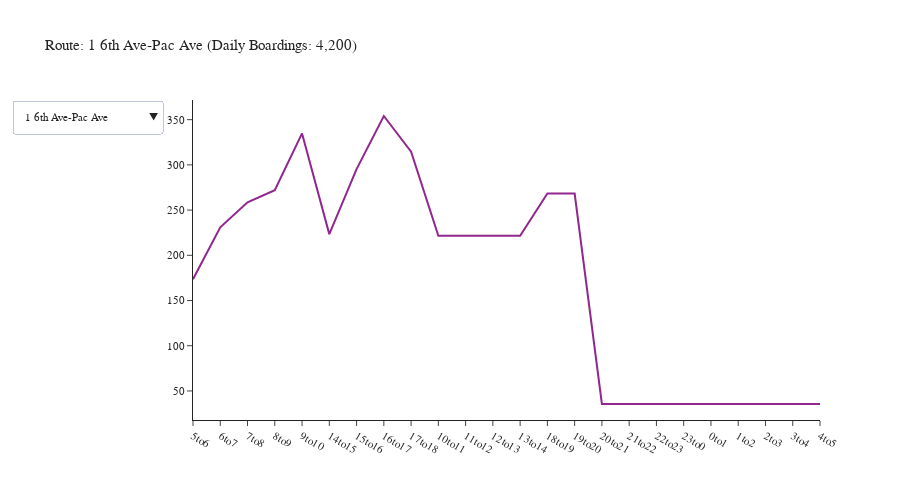

Source (notebook cell):
### Code cell
agency = 'Pierce Transit'
df = df_transit_line[df_transit_line['agency'] == agency]
df = df.groupby(['tod', 'description']).agg({'boardings': 'sum'}).reset_index()
fig = create_tod_chart(df)
fig.show()

### Figure 1 — Plotly figure (JSON) as saved in the notebook; plotly's stock layout.template omitted (floating-point values rounded to 4 significant figures)
{"data": [{"mode": "lines", "name": "1 6th Ave-Pac Ave", "type": "scatter", "visible": true, "x": ["5to6", "6to7", "7to8", "8to9", "9to10", "14to15", "15to16", "16to17", "17to18", "10to11", "11to12", "12to13", "13to14", "18to19", "19to20", "20to21", "21to22", "22to23", "23to0", "0to1", "1to2", "2to3", "3to4", "4to5"], "y": [173.5, 231.0, 258.6, 272.0, 334.8, 223.4, 295.3, 354.1, 314.7, 221.6, 221.6, 221.6, 221.6, 268.3, 268.3, 35.55, 35.55, 35.55, 35.55, 35.55, 35.55, 35.55, 35.55, 35.55]}, {"mode": "lines", "name": "10 Pearl Street", "type": "scatter", "visible": false, "x": ["5to6", "6to7", "7to8", "8to9", "9to10", "14to15", "15to16", "16to17", "17to18", "10to11", "11to12", "12to13", "13to14", "18to19", "19to20", "20to21", "21to22", "22to23", "23to0", "0to1", "1to2", "2to3", "3to4", "4to5"], "y": [11.6, 39.94, 55.59, 68.97, 70.8, 61.45, 76.62, 63.83, 52.39, 58.24, 58.24, 58.24, 58.24, 32.1, 32.1, 3.734, 3.734, 3.734, 3.734, 3.734, 3.734, 3.734, 3.734, 3.734]}, {"mode": "lines", "name": "100 Gig Harbor", "type": "scatter", "visible": false, "x": ["6to7", "7to8", "8to9", "9to10", "14to15", "15to16", "16to17", "17to18", "10to11", "11to12", "12to13", "13to14", "18to19", "19to20"], "y": [23.11, 38.43, 31.82, 28.36, 30.26, 26.55, 25.62, 28.89, 26.72, 26.72, 26.72, 26.72, 19.83, 19.83]}, {"mode": "lines", "name": "11 Pt Defiance", "type": "scatter", "visible": false, "x": ["5to6", "6to7", "7to8", "8to9", "9to10", "14to15", "15to16", "16to17", "17to18", "10to11", "11to12", "12to13", "13to14", "18to19", "19to20", "20to21", "21to22", "22to23", "23to0", "0to1", "1to2", "2to3", "3to4", "4to5"], "y": [16.51, 45.05, 98.86, 52.75, 35.43, 91.16, 105.8, 45.65, 54.82, 38.72, 38.72, 38.72, 38.72, 45.69, 45.69, 0.3841, 0.3841, 0.3841, 0.3841, 0.3841, 0.3841, 0.3841, 0.3841, 0.3841]}, {"mode": "lines", "name": "16 North End", "type": "scatter", "visible": false, "x": ["5to6", "6to7", "7to8", "8to9", "9to10", "14to15", "15to16", "16to17", "17to18", "10to11", "11to12", "12to13", "13to14", "18to19", "19to20", "20to21", "21to22", "22to23", "23to0", "0to1", "1to2", "2to3", "3to4", "4to5"], "y": [8.641, 90.93, 46.38, 58.68, 42.88, 100.3, 67.69, 57.98, 79.44, 51.93, 51.93, 51.93, 51.93, 54.06, 54.06, 4.027, 4.027, 4.027, 4.027, 4.027, 4.027, 4.027, 4.027, 4.027]}, {"mode": "lines", "name": "2 S 19th-Bridgeport", "type": "scatter", "visible": false, "x": ["5to6", "6to7", "7to8", "8to9", "9to10", "14to15", "15to16", "16to17", "17to18", "10to11", "11to12", "12to13", "13to14", "18to19", "19to20", "20to21", "21to22", "22to23", "23to0", "0to1", "1to2", "2to3", "3to4", "4to5"], "y": [12.39, 165.7, 189.4, 234.0, 160.2, 173.9, 241.5, 194.9, 223.7, 167.4, 167.4, 167.4, 167.4, 187.1, 187.1, 36.26, 36.26, 36.26, 36.26, 36.26, 36.26, 36.26, 36.26, 36.26]}, {"mode": "lines", "name": "202 S 72nd Street", "type": "scatter", "visible": false, "x": ["6to7", "7to8", "8to9", "9to10", "14to15", "15to16", "16to17", "17to18", "10to11", "11to12", "12to13", "13to14", "18to19", "19to20", "20to21", "21to22", "22to23", "23to0", "0to1", "1to2", "2to3", "3to4", "4to5"], "y": [27.32, 39.31, 46.9, 48.27, 49.63, 41.41, 54.11, 55.69, 52.82, 52.82, 52.82, 52.82, 17.99, 17.99, 2.301, 2.301, 2.301, 2.301, 2.301, 2.301, 2.301, 2.301, 2.301]}, {"mode": "lines", "name": "206 PacHwy-Till_Madg", "type": "scatter", "visible": false, "x": ["5to6", "6to7", "7to8", "8to9", "9to10", "14to15", "15to16", "16to17", "17to18", "10to11", "11to12", "12to13", "13to14", "18to19", "19to20", "20to21", "21to22", "22to23", "23to0", "0to1", "1to2", "2to3", "3to4", "4to5"], "y": [10.8, 36.32, 34.01, 30.93, 47.83, 29.72, 50.86, 31.85, 40.27, 38.75, 38.75, 38.75, 38.75, 35.98, 35.98, 2.371, 2.371, 2.371, 2.371, 2.371, 2.371, 2.371, 2.371, 2.371]}, {"mode": "lines", "name": "212 Steilacoom", "type": "scatter", "visible": false, "x": ["5to6", "6to7", "7to8", "8to9", "9to10", "14to15", "15to16", "16to17", "17to18", "10to11", "11to12", "12to13", "13to14", "18to19", "19to20", "20to21", "21to22", "22to23", "23to0", "0to1", "1to2", "2to3", "3to4", "4to5"], "y": [2.792, 18.68, 32.75, 35.55, 40.58, 53.37, 41.65, 53.86, 46.01, 40.91, 40.91, 40.91, 40.91, 26.9, 26.9, 2.063, 2.063, 2.063, 2.063, 2.063, 2.063, 2.063, 2.063, 2.063]}, {"mode": "lines", "name": "214 Washington", "type": "scatter", "visible": false, "x": ["5to6", "6to7", "7to8", "8to9", "9to10", "14to15", "15to16", "16to17", "17to18", "10to11", "11to12", "12to13", "13to14", "18to19", "19to20", "20to21", "21to22", "22to23", "23to0", "0to1", "1to2", "2to3", "3to4", "4to5"], "y": [12.61, 36.41, 49.67, 38.11, 46.08, 35.83, 47.2, 28.05, 45.33, 40.91, 40.91, 40.91, 40.91, 20.85, 20.85, 2.843, 2.843, 2.843, 2.843, 2.843, 2.843, 2.843, 2.843, 2.843]}, {"mode": "lines", "name": "28 S 12th St", "type": "scatter", "visible": false, "x": ["6to7", "7to8", "8to9", "9to10", "14to15", "15to16", "16to17", "17to18", "10to11", "11to12", "12to13", "13to14", "18to19", "19to20", "20to21", "21to22", "22to23", "23to0", "0to1", "1to2", "2to3", "3to4", "4to5"], "y": [6.258, 36.7, 37.76, 34.91, 23.03, 38.31, 38.73, 44.15, 37.25, 37.25, 37.25, 37.25, 7.229, 7.229, 2.319, 2.319, 2.319, 2.319, 2.319, 2.319, 2.319, 2.319, 2.319]}, {"mode": "lines", "name": "3 Lakewood-Tacoma", "type": "scatter", "visible": false, "x": ["5to6", "6to7", "7to8", "8to9", "9to10", "14to15", "15to16", "16to17", "17to18", "10to11", "11to12", "12to13", "13to14", "18to19", "19to20", "20to21", "21to22", "22to23", "23to0", "0to1", "1to2", "2to3", "3to4", "4to5"], "y": [84.64, 142.9, 134.9, 145.7, 144.9, 152.2, 139.9, 126.3, 158.2, 139.6, 139.6, 139.6, 139.6, 195.0, 195.0, 9.455, 9.455, 9.455, 9.455, 9.455, 9.455, 9.455, 9.455, 9.455]}, {"mode": "lines", "name": "4 Lakewd-South Hill", "type": "scatter", "visible": false, "x": ["5to6", "6to7", "7to8", "8to9", "9to10", "14to15", "15to16", "16to17", "17to18", "10to11", "11to12", "12to13", "13to14", "18to19", "19to20", "20to21", "21to22", "22to23", "23to0", "0to1", "1to2", "2to3", "3to4", "4to5"], "y": [38.62, 112.4, 134.6, 134.8, 114.9, 113.0, 129.5, 143.4, 129.0, 114.2, 114.2, 114.2, 114.2, 119.5, 119.5, 2.996, 2.996, 2.996, 2.996, 2.996, 2.996, 2.996, 2.996, 2.996]}, {"mode": "lines", "name": "400 Puyllp-Tacoma", "type": "scatter", "visible": false, "x": ["5to6", "6to7", "7to8", "8to9", "9to10", "14to15", "15to16", "16to17", "17to18", "10to11", "11to12", "12to13", "13to14", "18to19", "19to20", "20to21", "21to22", "22to23", "23to0", "0to1", "1to2", "2to3", "3to4", "4to5"], "y": [69.61, 123.0, 203.1, 152.5, 86.63, 124.1, 160.6, 143.0, 126.4, 68.21, 68.21, 68.21, 68.21, 115.2, 115.2, 4.895, 4.895, 4.895, 4.895, 4.895, 4.895, 4.895, 4.895, 4.895]}, {"mode": "lines", "name": "402 Meridian", "type": "scatter", "visible": false, "x": ["5to6", "6to7", "7to8", "8to9", "9to10", "14to15", "15to16", "16to17", "17to18", "10to11", "11to12", "12to13", "13to14", "18to19", "19to20"], "y": [77.06, 174.8, 122.1, 109.3, 108.5, 83.13, 72.45, 90.0, 112.8, 102.8, 102.8, 102.8, 102.8, 67.74, 67.74]}, {"mode": "lines", "name": "409 Puyallup-S 72nd", "type": "scatter", "visible": false, "x": ["9to10", "14to15", "15to16", "16to17", "17to18", "10to11", "11to12", "12to13", "13to14"], "y": [34.65, 26.79, 20.89, 19.34, 22.7, 28.12, 28.12, 28.12, 28.12]}, {"mode": "lines", "name": "41 S 56th St-Salish", "type": "scatter", "visible": false, "x": ["5to6", "6to7", "7to8", "8to9", "9to10", "14to15", "15to16", "16to17", "17to18", "10to11", "11to12", "12to13", "13to14", "18to19", "19to20", "20to21", "21to22", "22to23", "23to0", "0to1", "1to2", "2to3", "3to4", "4to5"], "y": [51.91, 69.13, 100.6, 80.6, 84.49, 81.19, 103.8, 117.7, 104.1, 78.97, 78.97, 78.97, 78.97, 45.91, 45.91, 6.541, 6.541, 6.541, 6.541, 6.541, 6.541, 6.541, 6.541, 6.541]}, {"mode": "lines", "name": "42 McKinley Ave", "type": "scatter", "visible": false, "x": ["5to6", "6to7", "7to8", "8to9", "9to10", "14to15", "15to16", "16to17", "17to18", "10to11", "11to12", "12to13", "13to14", "18to19", "19to20", "20to21", "21to22", "22to23", "23to0", "0to1", "1to2", "2to3", "3to4", "4to5"], "y": [8.073, 53.53, 61.9, 46.63, 32.83, 40.78, 58.82, 62.07, 67.87, 41.93, 41.93, 41.93, 41.93, 28.77, 28.77, 3.963, 3.963, 3.963, 3.963, 3.963, 3.963, 3.963, 3.963, 3.963]}, {"mode": "lines", "name": "425 Puyallup Cnectr", "type": "scatter", "visible": false, "x": ["14to15", "15to16", "16to17", "10to11", "11to12", "12to13", "13to14"], "y": [13.44, 22.28, 31.86, 18.32, 18.32, 18.32, 18.32]}, {"mode": "lines", "name": "45 Yakima", "type": "scatter", "visible": false, "x": ["5to6", "6to7", "7to8", "8to9", "9to10", "14to15", "15to16", "16to17", "17to18", "10to11", "11to12", "12to13", "13to14", "18to19", "19to20", "20to21", "21to22", "22to23", "23to0", "0to1", "1to2", "2to3", "3to4", "4to5"], "y": [25.15, 54.06, 72.88, 64.01, 57.1, 56.94, 77.13, 78.03, 59.25, 66.35, 66.35, 66.35, 66.35, 28.49, 28.49, 2.061, 2.061, 2.061, 2.061, 2.061, 2.061, 2.061, 2.061, 2.061]}, {"mode": "lines", "name": "48 Sheridan-M St", "type": "scatter", "visible": false, "x": ["5to6", "6to7", "7to8", "8to9", "9to10", "14to15", "15to16", "16to17", "17to18", "10to11", "11to12", "12to13", "13to14", "18to19", "19to20", "20to21", "21to22", "22to23", "23to0", "0to1", "1to2", "2to3", "3to4", "4to5"], "y": [37.22, 72.99, 120.9, 109.6, 117.4, 97.27, 125.3, 91.24, 116.2, 100.3, 100.3, 100.3, 100.3, 100.2, 100.2, 1.519, 1.519, 1.519, 1.519, 1.519, 1.519, 1.519, 1.519, 1.519]}, {"mode": "lines", "name": "500 Federal Way", "type": "scatter", "visible": false, "x": ["5to6", "6to7", "7to8", "8to9", "9to10", "14to15", "15to16", "16to17", "17to18", "10to11", "11to12", "12to13", "13to14", "18to19", "19to20", "20to21", "21to22", "22to23", "23to0", "0to1", "1to2", "2to3", "3to4", "4to5"], "y": [42.21, 61.06, 84.01, 69.53, 60.16, 68.64, 80.91, 68.57, 77.17, 72.91, 72.91, 72.91, 72.91, 63.06, 63.06, 22.53, 22.53, 22.53, 22.53, 22.53, 22.53, 22.53, 22.53, 22.53]}, {"mode": "lines", "name": "501 Miltn-Fed Way", "type": "scatter", "visible": false, "x": ["5to6", "6to7", "7to8", "8to9", "9to10", "14to15", "15to16", "16to17", "17to18", "10to11", "11to12", "12to13", "13to14", "18to19", "19to20"], "y": [45.01, 74.04, 100.1, 82.25, 79.15, 84.6, 89.54, 90.69, 112.5, 84.51, 84.51, 84.51, 84.51, 78.82, 78.82]}, {"mode": "lines", "name": "52 Fircrest-TCC", "type": "scatter", "visible": false, "x": ["5to6", "6to7", "7to8", "8to9", "9to10", "14to15", "15to16", "16to17", "17to18", "10to11", "11to12", "12to13", "13to14", "18to19", "19to20", "20to21", "21to22", "22to23", "23to0", "0to1", "1to2", "2to3", "3to4", "4to5"], "y": [1.656, 31.67, 43.58, 36.22, 43.75, 40.27, 49.82, 53.52, 43.48, 43.72, 43.72, 43.72, 43.72, 18.56, 18.56, 2.306, 2.306, 2.306, 2.306, 2.306, 2.306, 2.306, 2.306, 2.306]}, {"mode": "lines", "name": "53 University Plc", "type": "scatter", "visible": false, "x": ["5to6", "6to7", "7to8", "8to9", "9to10", "14to15", "15to16", "16to17", "17to18", "10to11", "11to12", "12to13", "13to14", "18to19", "19to20", "20to21", "21to22", "22to23", "23to0", "0to1", "1to2", "2to3", "3to4", "4to5"], "y": [19.43, 87.06, 90.39, 83.27, 81.49, 79.39, 103.3, 99.93, 101.2, 84.35, 84.35, 84.35, 84.35, 29.08, 29.08, 5.578, 5.578, 5.578, 5.578, 5.578, 5.578, 5.578, 5.578, 5.578]}, {"mode": "lines", "name": "54 S 38th St-Port Av", "type": "scatter", "visible": false, "x": ["5to6", "6to7", "7to8", "8to9", "9to10", "14to15", "15to16", "16to17", "17to18", "10to11", "11to12", "12to13", "13to14", "18to19", "19to20", "20to21", "21to22", "22to23", "23to0", "0to1", "1to2", "2to3", "3to4", "4to5"], "y": [5.971, 21.96, 47.34, 35.64, 41.35, 35.13, 49.42, 39.24, 40.24, 36.47, 36.47, 36.47, 36.47, 12.92, 12.92, 3.028, 3.028, 3.028, 3.028, 3.028, 3.028, 3.028, 3.028, 3.028]}, {"mode": "lines", "name": "55 Tacoma Mall", "type": "scatter", "visible": false, "x": ["5to6", "6to7", "7to8", "8to9", "9to10", "14to15", "15to16", "16to17", "17to18", "10to11", "11to12", "12to13", "13to14", "18to19", "19to20", "20to21", "21to22", "22to23", "23to0", "0to1", "1to2", "2to3", "3to4", "4to5"], "y": [2.646, 22.32, 34.95, 47.32, 41.11, 32.93, 45.13, 29.03, 46.81, 37.37, 37.37, 37.37, 37.37, 15.02, 15.02, 3.364, 3.364, 3.364, 3.364, 3.364, 3.364, 3.364, 3.364, 3.364]}, {"mode": "lines", "name": "57 Union-19th-Hilltp", "type": "scatter", "visible": false, "x": ["6to7", "7to8", "8to9", "9to10", "14to15", "15to16", "16to17", "17to18", "10to11", "11to12", "12to13", "13to14", "18to19", "19to20", "20to21", "21to22", "22to23", "23to0", "0to1", "1to2", "2to3", "3to4", "4to5"], "y": [74.78, 124.3, 86.07, 90.7, 107.2, 119.5, 120.6, 130.8, 109.6, 109.6, 109.6, 109.6, 28.72, 28.72, 5.608, 5.608, 5.608, 5.608, 5.608, 5.608, 5.608, 5.608, 5.608]}, {"mode": "lines", "name": "13 N 30th Street", "type": "scatter", "visible": false, "x": ["5to6", "6to7", "7to8", "8to9", "15to16", "16to17", "17to18", "18to19", "19to20"], "y": [7.303, 8.827, 18.25, 24.19, 22.16, 23.63, 27.44, 8.764, 8.764]}, {"mode": "lines", "name": "497 Lakelnd Hills Ex", "type": "scatter", "visible": false, "x": ["5to6", "6to7", "7to8", "15to16", "16to17", "17to18", "18to19", "19to20"], "y": [54.32, 32.47, 22.52, 22.87, 49.64, 38.92, 19.16, 19.16]}, {"mode": "lines", "name": "63 NE Tacoma", "type": "scatter", "visible": false, "x": ["7to8", "8to9", "16to17", "17to18"], "y": [24.92, 20.33, 16.91, 16.7]}], "layout": {"font": {"size": 11}, "height": 500, "title": {"text": "Route: 1 6th Ave-Pac Ave (Daily Boardings: 4,200)"}, "updatemenus": [{"buttons": [{"args": [{"visible": [true, false, false, false, false, false, false, false, false, false, false, false, false, false, false, false, false, false, false, false, false, false, false, false, false, false, false, false, false, false, false]}, {"title": "Route: 1 6th Ave-Pac Ave (Daily Boardings: 4,200)"}], "label": "1 6th Ave-Pac Ave", "method": "update"}, {"args": [{"visible": [false, true, false, false, false, false, false, false, false, false, false, false, false, false, false, false, false, false, false, false, false, false, false, false, false, false, false, false, false, false, false]}, {"title": "Route: 10 Pearl Street (Daily Boardings: 832)"}], "label": "10 Pearl Street", "method": "update"}, {"args": [{"visible": [false, false, true, false, false, false, false, false, false, false, false, false, false, false, false, false, false, false, false, false, false, false, false, false, false, false, false, false, false, false, false]}, {"title": "Route: 100 Gig Harbor (Daily Boardings: 380)"}], "label": "100 Gig Harbor", "method": "update"}, {"args": [{"visible": [false, false, false, true, false, false, false, false, false, false, false, false, false, false, false, false, false, false, false, false, false, false, false, false, false, false, false, false, false, false, false]}, {"title": "Route: 11 Pt Defiance (Daily Boardings: 796)"}], "label": "11 Pt Defiance", "method": "update"}, {"args": [{"visible": [false, false, false, false, true, false, false, false, false, false, false, false, false, false, false, false, false, false, false, false, false, false, false, false, false, false, false, false, false, false, false]}, {"title": "Route: 16 North End (Daily Boardings: 905)"}], "label": "16 North End", "method": "update"}, {"args": [{"visible": [false, false, false, false, false, true, false, false, false, false, false, false, false, false, false, false, false, false, false, false, false, false, false, false, false, false, false, false, false, false, false]}, {"title": "Route: 2 S 19th-Bridgeport (Daily Boardings: 2,966)"}], "label": "2 S 19th-Bridgeport", "method": "update"}, {"args": [{"visible": [false, false, false, false, false, false, true, false, false, false, false, false, false, false, false, false, false, false, false, false, false, false, false, false, false, false, false, false, false, false, false]}, {"title": "Route: 202 S 72nd Street (Daily Boardings: 631)"}], "label": "202 S 72nd Street", "method": "update"}, {"args": [{"visible": [false, false, false, false, false, false, false, true, false, false, false, false, false, false, false, false, false, false, false, false, false, false, false, false, false, false, false, false, false, false, false]}, {"title": "Route: 206 PacHwy-Till_Madg (Daily Boardings: 561)"}], "label": "206 PacHwy-Till_Madg", "method": "update"}, {"args": [{"visible": [false, false, false, false, false, false, false, false, true, false, false, false, false, false, false, false, false, false, false, false, false, false, false, false, false, false, false, false, false, false, false]}, {"title": "Route: 212 Steilacoom (Daily Boardings: 561)"}], "label": "212 Steilacoom", "method": "update"}, {"args": [{"visible": [false, false, false, false, false, false, false, false, false, true, false, false, false, false, false, false, false, false, false, false, false, false, false, false, false, false, false, false, false, false, false]}, {"title": "Route: 214 Washington (Daily Boardings: 570)"}], "label": "214 Washington", "method": "update"}, {"args": [{"visible": [false, false, false, false, false, false, false, false, false, false, true, false, false, false, false, false, false, false, false, false, false, false, false, false, false, false, false, false, false, false, false]}, {"title": "Route: 28 S 12th St (Daily Boardings: 444)"}], "label": "28 S 12th St", "method": "update"}, {"args": [{"visible": [false, false, false, false, false, false, false, false, false, false, false, true, false, false, false, false, false, false, false, false, false, false, false, false, false, false, false, false, false, false, false]}, {"title": "Route: 3 Lakewood-Tacoma (Daily Boardings: 2,263)"}], "label": "3 Lakewood-Tacoma", "method": "update"}, {"args": [{"visible": [false, false, false, false, false, false, false, false, false, false, false, false, true, false, false, false, false, false, false, false, false, false, false, false, false, false, false, false, false, false, false]}, {"title": "Route: 4 Lakewd-South Hill (Daily Boardings: 1,773)"}], "label": "4 Lakewd-South Hill", "method": "update"}, {"args": [{"visible": [false, false, false, false, false, false, false, false, false, false, false, false, false, true, false, false, false, false, false, false, false, false, false, false, false, false, false, false, false, false, false]}, {"title": "Route: 400 Puyllp-Tacoma (Daily Boardings: 1,736)"}], "label": "400 Puyllp-Tacoma", "method": "update"}, {"args": [{"visible": [false, false, false, false, false, false, false, false, false, false, false, false, false, false, true, false, false, false, false, false, false, false, false, false, false, false, false, false, false, false, false]}, {"title": "Route: 402 Meridian (Daily Boardings: 1,497)"}], "label": "402 Meridian", "method": "update"}, {"args": [{"visible": [false, false, false, false, false, false, false, false, false, false, false, false, false, false, false, true, false, false, false, false, false, false, false, false, false, false, false, false, false, false, false]}, {"title": "Route: 409 Puyallup-S 72nd (Daily Boardings: 237)"}], "label": "409 Puyallup-S 72nd", "method": "update"}, {"args": [{"visible": [false, false, false, false, false, false, false, false, false, false, false, false, false, false, false, false, true, false, false, false, false, false, false, false, false, false, false, false, false, false, false]}, {"title": "Route: 41 S 56th St-Salish (Daily Boardings: 1,260)"}], "label": "41 S 56th St-Salish", "method": "update"}, {"args": [{"visible": [false, false, false, false, false, false, false, false, false, false, false, false, false, false, false, false, false, true, false, false, false, false, false, false, false, false, false, false, false, false, false]}, {"title": "Route: 42 McKinley Ave (Daily Boardings: 693)"}], "label": "42 McKinley Ave", "method": "update"}, {"args": [{"visible": [false, false, false, false, false, false, false, false, false, false, false, false, false, false, false, false, false, false, true, false, false, false, false, false, false, false, false, false, false, false, false]}, {"title": "Route: 425 Puyallup Cnectr (Daily Boardings: 141)"}], "label": "425 Puyallup Cnectr", "method": "update"}, {"args": [{"visible": [false, false, false, false, false, false, false, false, false, false, false, false, false, false, false, false, false, false, false, true, false, false, false, false, false, false, false, false, false, false, false]}, {"title": "Route: 45 Yakima (Daily Boardings: 885)"}], "label": "45 Yakima", "method": "update"}, {"args": [{"visible": [false, false, false, false, false, false, false, false, false, false, false, false, false, false, false, false, false, false, false, false, true, false, false, false, false, false, false, false, false, false, false]}, {"title": "Route: 48 Sheridan-M St (Daily Boardings: 1,503)"}], "label": "48 Sheridan-M St", "method": "update"}, {"args": [{"visible": [false, false, false, false, false, false, false, false, false, false, false, false, false, false, false, false, false, false, false, false, false, true, false, false, false, false, false, false, false, false, false]}, {"title": "Route: 500 Federal Way (Daily Boardings: 1,233)"}], "label": "500 Federal Way", "method": "update"}, {"args": [{"visible": [false, false, false, false, false, false, false, false, false, false, false, false, false, false, false, false, false, false, false, false, false, false, true, false, false, false, false, false, false, false, false]}, {"title": "Route: 501 Miltn-Fed Way (Daily Boardings: 1,254)"}], "label": "501 Miltn-Fed Way", "method": "update"}, {"args": [{"visible": [false, false, false, false, false, false, false, false, false, false, false, false, false, false, false, false, false, false, false, false, false, false, false, true, false, false, false, false, false, false, false]}, {"title": "Route: 52 Fircrest-TCC (Daily Boardings: 577)"}], "label": "52 Fircrest-TCC", "method": "update"}, {"args": [{"visible": [false, false, false, false, false, false, false, false, false, false, false, false, false, false, false, false, false, false, false, false, false, false, false, false, true, false, false, false, false, false, false]}, {"title": "Route: 53 University Plc (Daily Boardings: 1,191)"}], "label": "53 University Plc", "method": "update"}, {"args": [{"visible": [false, false, false, false, false, false, false, false, false, false, false, false, false, false, false, false, false, false, false, false, false, false, false, false, false, true, false, false, false, false, false]}, {"title": "Route: 54 S 38th St-Port Av (Daily Boardings: 515)"}], "label": "54 S 38th St-Port Av", "method": "update"}, {"args": [{"visible": [false, false, false, false, false, false, false, false, false, false, false, false, false, false, false, false, false, false, false, false, false, false, false, false, false, false, true, false, false, false, false]}, {"title": "Route: 55 Tacoma Mall (Daily Boardings: 512)"}], "label": "55 Tacoma Mall", "method": "update"}, {"args": [{"visible": [false, false, false, false, false, false, false, false, false, false, false, false, false, false, false, false, false, false, false, false, false, false, false, false, false, false, false, true, false, false, false]}, {"title": "Route: 57 Union-19th-Hilltp (Daily Boardings: 1,401)"}], "label": "57 Union-19th-Hilltp", "method": "update"}, {"args": [{"visible": [false, false, false, false, false, false, false, false, false, false, false, false, false, false, false, false, false, false, false, false, false, false, false, false, false, false, false, false, true, false, false]}, {"title": "Route: 13 N 30th Street (Daily Boardings: 149)"}], "label": "13 N 30th Street", "method": "update"}, {"args": [{"visible": [false, false, false, false, false, false, false, false, false, false, false, false, false, false, false, false, false, false, false, false, false, false, false, false, false, false, false, false, false, true, false]}, {"title": "Route: 497 Lakelnd Hills Ex (Daily Boardings: 259)"}], "label": "497 Lakelnd Hills Ex", "method": "update"}, {"args": [{"visible": [false, false, false, false, false, false, false, false, false, false, false, false, false, false, false, false, false, false, false, false, false, false, false, false, false, false, false, false, false, false, true]}, {"title": "Route: 63 NE Tacoma (Daily Boardings: 79)"}], "label": "63 NE Tacoma", "method": "update"}], "direction": "down", "showactive": true}], "width": 900, "yaxis": {"tickformat": ".00f"}}}
